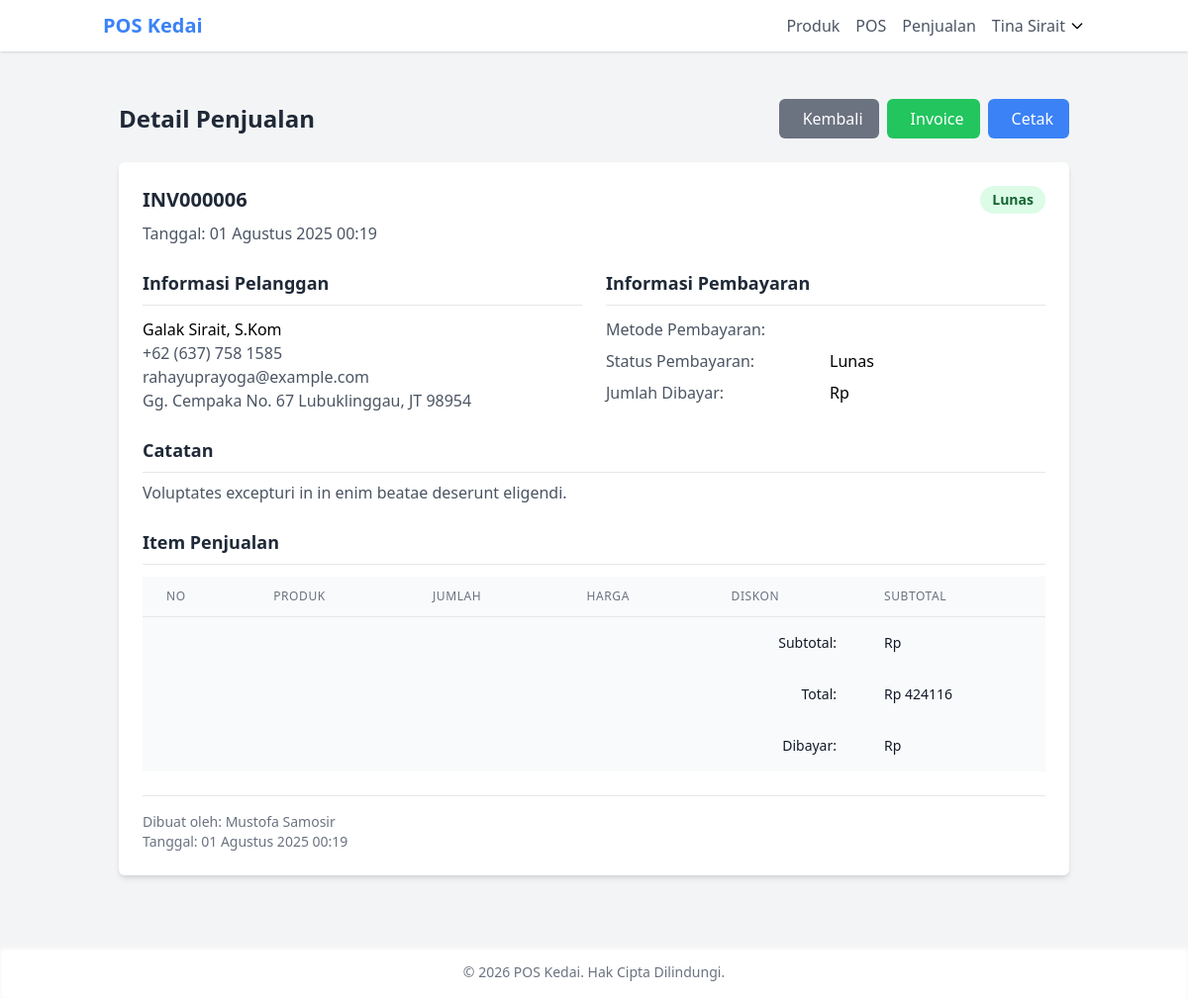
The app's page /inventory/sales/6/ (signed in) with its own data.
### core/models.py (models this page shows, shortened)
class User(AbstractUser):
    class Role(models.TextChoices):
        ADMIN = 'ADMIN', _('Admin')
        OWNER = 'OWNER', _('Pemilik Toko')
        EMPLOYEE = 'EMPLOYEE', _('Karyawan')
    username = None
    email = models.EmailField(_('alamat email'), unique=True)
    role = models.CharField(
        max_length=10,
        choices=Role.choices,
        default=Role.EMPLOYEE,
        verbose_name=_('peran')
    )
    phone_number = models.CharField(_('nomor telepon'), max_length=15, blank=True)
    address = models.TextField(_('alamat'), blank=True)
    profile_picture = models.ImageField(
        upload_to='profile_pictures/',
        blank=True,
        null=True,
        verbose_name=_('foto profil')
    )
    date_joined = models.DateTimeField(_('tanggal bergabung'), auto_now_add=True)
    last_login = models.DateTimeField(_('terakhir login'), auto_now=True)
    is_active = models.BooleanField(_('aktif'), default=True)
    objects = UserManager()
    USERNAME_FIELD = 'email'
    REQUIRED_FIELDS = []
    class Meta:
        verbose_name = _('pengguna')
        verbose_name_plural = _('pengguna')
    @property
    def is_admin(self):
        return self.role == self.Role.ADMIN
    @property
    def is_owner(self):
        return self.role == self.Role.OWNER

### inventory/models.py (models this page shows, shortened)
class Sale(models.Model):
    invoice_number = models.CharField(_('nomor faktur'), max_length=100, unique=True, default=uuid.uuid4)
    customer = models.ForeignKey(Customer, on_delete=models.SET_NULL, null=True, blank=True, related_name='sales', verbose_name=_('pelanggan'))
    sale_date = models.DateTimeField(_('tanggal penjualan'), default=timezone.now)
    total_amount = models.DecimalField(_('total penjualan'), max_digits=12, decimal_places=2)
    discount = models.DecimalField(_('diskon'), max_digits=10, decimal_places=2, default=0)
    tax = models.DecimalField(_('pajak'), max_digits=10, decimal_places=2, default=0)
    grand_total = models.DecimalField(_('grand total'), max_digits=12, decimal_places=2)
    payment_method = models.CharField(
        _('metode pembayaran'),
        max_length=20,
        choices=[
            ('CASH', _('Tunai')),
            ('CARD', _('Kartu')),
            ('TRANSFER', _('Transfer')),
            ('QRIS', _('QRIS')),
        ],
        default='CASH'
    )
    payment_status = models.CharField(
        _('status pembayaran'),
        max_length=20,
        choices=[
            ('PAID', _('Lunas')),
            ('PARTIAL', _('Sebagian')),
            ('UNPAID', _('Belum Dibayar')),
        ],
        default='PAID'
    )
    notes = models.TextField(_('catatan'), blank=True)
    created_by = models.ForeignKey(settings.AUTH_USER_MODEL, on_delete=models.SET_NULL, null=True, related_name='sales', verbose_name=_('dibuat oleh'))
    created_at = models.DateTimeField(_('dibuat pada'), auto_now_add=True)
    updated_at = models.DateTimeField(_('diperbarui pada'), auto_now=True)
    class Meta:
        verbose_name = _('penjualan')
        verbose_name_plural = _('penjualan')
        ordering = ['-sale_date']

class Customer(models.Model):
    name = models.CharField(_('nama pelanggan'), max_length=255)
    phone = models.CharField(_('telepon'), max_length=20, blank=True)
    email = models.EmailField(_('email'), blank=True)
    address = models.TextField(_('alamat'), blank=True)
    created_at = models.DateTimeField(_('dibuat pada'), auto_now_add=True)
    updated_at = models.DateTimeField(_('diperbarui pada'), auto_now=True)
    class Meta:
        verbose_name = _('pelanggan')
        verbose_name_plural = _('pelanggan')
        ordering = ['name']

### inventory/views.py (the view)
# urls.py: path('sales/<int:pk>/', views.sale_detail, name='sale_detail'),
@login_required
def sale_detail(request, pk):
    sale = get_object_or_404(Sale, pk=pk)
    items = sale.items.all()
    return render(request, 'inventory/sale_detail.html', {'sale': sale, 'items': items})

### templates/inventory/sale_detail.html (shortened to what this page needs)
{% extends 'base/base.html' %}
{% block content %}
<div class="container mx-auto px-4 py-6">
    <div class="flex justify-between items-center mb-6">
        <h1 class="text-2xl font-bold text-gray-800">Detail Penjualan</h1>
        <div class="flex space-x-2">
            <a href="{% url 'inventory:sale_list' %}" class="bg-gray-500 hover:bg-gray-600 text-white py-2 px-4 rounded-md">
                 Kembali
            </a>
            <a href="{% url 'inventory:sale_invoice' sale.id %}" class="bg-green-500 hover:bg-green-600 text-white py-2 px-4 rounded-md">
                 Invoice
            </a>
            <button onclick="window.print()" class="bg-blue-500 hover:bg-blue-600 text-white py-2 px-4 rounded-md print:hidden">
                 Cetak
            </button>
        </div>
    </div>
    <div class="bg-white shadow-md rounded-md overflow-hidden mb-6">
        <div class="p-6">
            <div class="flex justify-between items-start mb-6">
                <div>
                    <h2 class="text-xl font-bold text-gray-800 mb-2">{{ sale.invoice_number }}</h2>
                    <p class="text-gray-600">Tanggal: {{ sale.created_at|date:"d F Y H:i" }}</p>
                </div>
                <div class="text-right">
                    <span class="px-3 py-1 inline-flex text-sm leading-5 font-semibold rounded-full {% if sale.payment_status == 'PAID' %}bg-green-100 text-green-800{% elif sale.payment_status == 'PARTIAL' %}bg-yellow-100 text-yellow-800{% else %}bg-red-100 text-red-800{% endif %}">
                        {% if sale.payment_status == 'PAID' %}Lunas{% elif sale.payment_status == 'PARTIAL' %}Sebagian{% else %}Belum Dibayar{% endif %}
                    </span>
                </div>
            </div>
            <div class="grid grid-cols-1 md:grid-cols-2 gap-6 mb-6">
                <div>
                    <h3 class="text-lg font-semibold text-gray-800 mb-3 border-b pb-2">Informasi Pelanggan</h3>
                    {% if sale.customer %}
                    <p class="font-medium">{{ sale.customer.name }}</p>
                    <p class="text-gray-600">{{ sale.customer.phone }}</p>
                    <p class="text-gray-600">{{ sale.customer.email }}</p>
                    <p class="text-gray-600">{{ sale.customer.address }}</p>
                    {% else %}
                    <p class="text-gray-600">Pelanggan Umum</p>
                    {% endif %}
                </div>
                <div>
                    <h3 class="text-lg font-semibold text-gray-800 mb-3 border-b pb-2">Informasi Pembayaran</h3>
                    <div class="grid grid-cols-2 gap-2">
                        <p class="text-gray-600">Metode Pembayaran:</p>
                        <p class="font-medium">
                        </p>
                        <p class="text-gray-600">Status Pembayaran:</p>
                        <p class="font-medium">
                            {% if sale.payment_status == 'PAID' %}Lunas
                            {% elif sale.payment_status == 'PARTIAL' %}Sebagian
                            {% else %}Belum Dibayar
                            {% endif %}
                        </p>
                        <p class="text-gray-600">Jumlah Dibayar:</p>
                        <p class="font-medium">Rp {{ sale.amount_paid|floatformat:0 }}</p>
                    </div>
                </div>
            </div>
            {% if sale.notes %}
            <div class="mb-6">
                <h3 class="text-lg font-semibold text-gray-800 mb-2 border-b pb-2">Catatan</h3>
                <p class="text-gray-600">{{ sale.notes }}</p>
            </div>
            {% endif %}
            <div class="mb-6">
                <h3 class="text-lg font-semibold text-gray-800 mb-3 border-b pb-2">Item Penjualan</h3>
                <div class="overflow-x-auto">
                    <table class="min-w-full divide-y divide-gray-200">
                        <thead>
                            <tr>
                                <th class="px-6 py-3 bg-gray-50 text-left text-xs font-medium text-gray-500 uppercase tracking-wider">No</th>
                                <th class="px-6 py-3 bg-gray-50 text-left text-xs font-medium text-gray-500 uppercase tracking-wider">Produk</th>
                                <th class="px-6 py-3 bg-gray-50 text-left text-xs font-medium text-gray-500 uppercase tracking-wider">Jumlah</th>
                                <th class="px-6 py-3 bg-gray-50 text-left text-xs font-medium text-gray-500 uppercase tracking-wider">Harga</th>
                                <th class="px-6 py-3 bg-gray-50 text-left text-xs font-medium text-gray-500 uppercase tracking-wider">Diskon</th>
                                <th class="px-6 py-3 bg-gray-50 text-left text-xs font-medium text-gray-500 uppercase tracking-wider">Subtotal</th>
                            </tr>
                        </thead>
                        <tfoot>
                            <tr class="bg-gray-50">
                                <td colspan="5" class="px-6 py-4 text-right text-sm font-medium text-gray-900">Subtotal:</td>
                                <td class="px-6 py-4 whitespace-nowrap text-sm font-medium text-gray-900">Rp {{ sale.subtotal|floatformat:0 }}</td>
                            </tr>
                            <tr class="bg-gray-50">
                                <td colspan="5" class="px-6 py-4 text-right text-sm font-medium text-gray-900">Total:</td>
                                <td class="px-6 py-4 whitespace-nowrap text-sm font-medium text-gray-900">Rp {{ sale.total_amount|floatformat:0 }}</td>
                            </tr>
                            <tr class="bg-gray-50">
                                <td colspan="5" class="px-6 py-4 text-right text-sm font-medium text-gray-900">Dibayar:</td>
                                <td class="px-6 py-4 whitespace-nowrap text-sm font-medium text-gray-900">Rp {{ sale.amount_paid|floatformat:0 }}</td>
                            </tr>
                        </tfoot>
                    </table>
                </div>
            </div>
            <div class="border-t pt-4">
                <div class="text-sm text-gray-500">
                    <p>Dibuat oleh: {{ sale.created_by.get_full_name|default:sale.created_by.username }}</p>
                    <p>Tanggal: {{ sale.created_at|date:"d F Y H:i" }}</p>
                </div>
            </div>
        </div>
    </div>
</div>
{% endblock %}

### templates/base/base.html (shortened to what this page needs)
<!DOCTYPE html>
<html lang="id">
<head>
    <script src="https://cdn.tailwindcss.com"></script>
</head>
<body class="bg-gray-100 min-h-screen flex flex-col">
    <header class="bg-white shadow">
        <nav class="container mx-auto px-4 py-3 flex justify-between items-center">
            <div class="flex items-center space-x-4">
                <a href="{% url 'dashboard' %}" class="text-xl font-bold text-primary">POS Kedai</a>
            </div>
            <div class="hidden md:flex items-center space-x-4">
                {% if user.is_authenticated %}
                    <a href="{% url 'inventory:product_list' %}" class="text-gray-600 hover:text-primary">Produk</a>
                    <a href="{% url 'inventory:pos' %}" class="text-gray-600 hover:text-primary">POS</a>
                    <a href="{% url 'inventory:sale_list' %}" class="text-gray-600 hover:text-primary">Penjualan</a>
                    <div class="relative" x-data="{ open: false }">
                        <button @click="open = !open" class="flex items-center space-x-1 focus:outline-none">
                            <span class="text-gray-600">{{ user.get_full_name|default:user.email }}</span>
                            <svg class="w-4 h-4" fill="none" stroke="currentColor" viewBox="0 0 24 24" xmlns="http://www.w3.org/2000/svg">
                                <path stroke-linecap="round" stroke-linejoin="round" stroke-width="2" d="M19 9l-7 7-7-7"></path>
                            </svg>
                        </button>
                    </div>
                {% else %}
                    <a href="{% url 'login' %}" class="text-gray-600 hover:text-primary">Login</a>
                {% endif %}
            </div>
        </nav>
    </header>
    <main class="flex-grow container mx-auto px-4 py-6">
        {% block content %}{% endblock %}
    </main>
    <footer class="bg-white shadow-inner py-4">
        <div class="container mx-auto px-4 text-center text-gray-500 text-sm">
            &copy; {% now "Y" %} POS Kedai. Hak Cipta Dilindungi.
        </div>
    </footer>
</body>
</html>

### templates/inventory/sale_detail.html (style rules this page uses)
body { background-color: white; font-size: 12pt; }
.container { width: 100%; max-width: 100%; padding: 0; }
.shadow-md { box-shadow: none !important; }
.print\:hidden { display: none !important; }

### records on screen
User: get_full_name "Tina Sirait"
Sale: invoice_number "INV000006", created_at "01 Agustus 2025 00:19", customer.name "Galak Sirait, S.Kom", customer.phone "+62 (637) 758 1585", customer.email "rahayuprayoga@example.com", customer.address "Gg. Cempaka No. 67 Lubuklinggau, JT 98954", notes "Voluptates excepturi in in enim beatae deserunt eligendi.", total_amount "424116", created_by.get_full_name "Mustofa Samosir"
